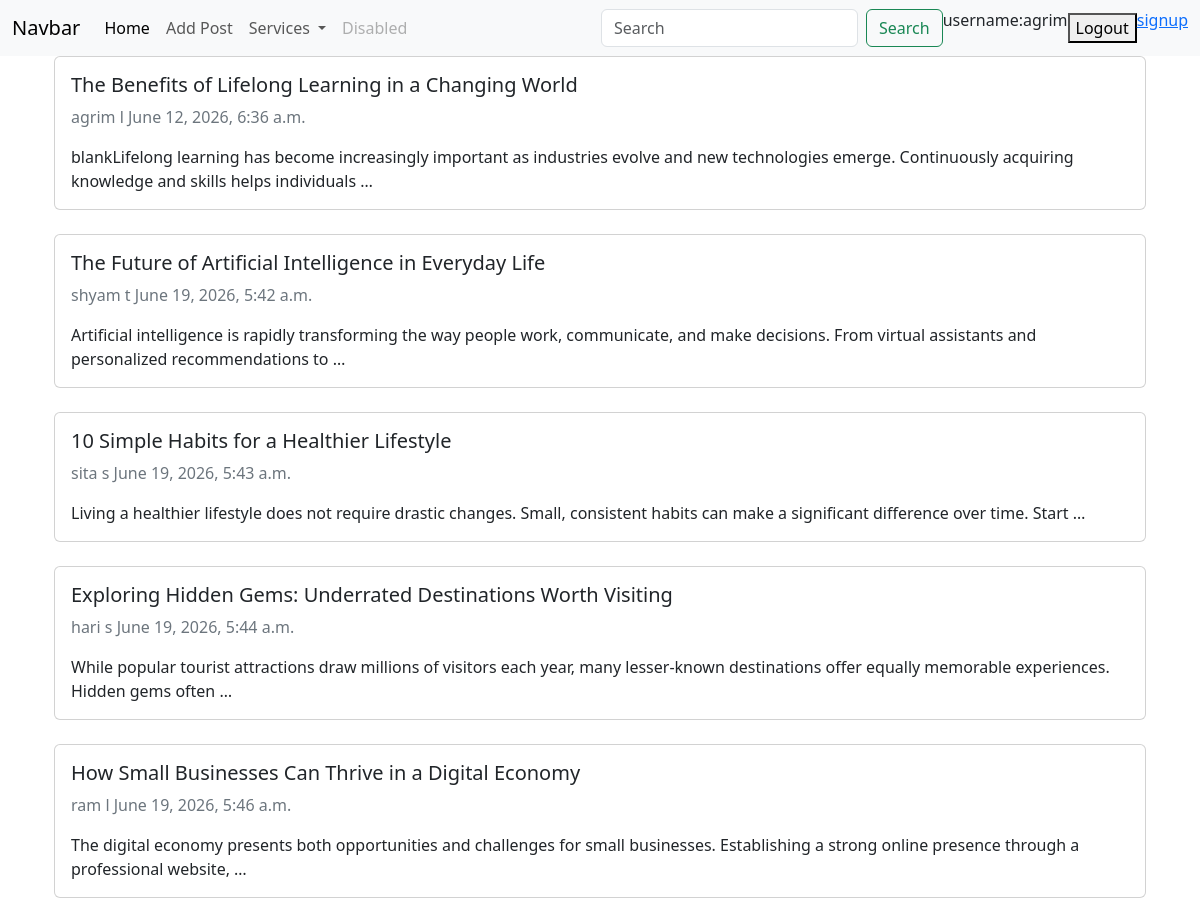
/all_post/ (signed in), run on an earlier commit of the app's database.
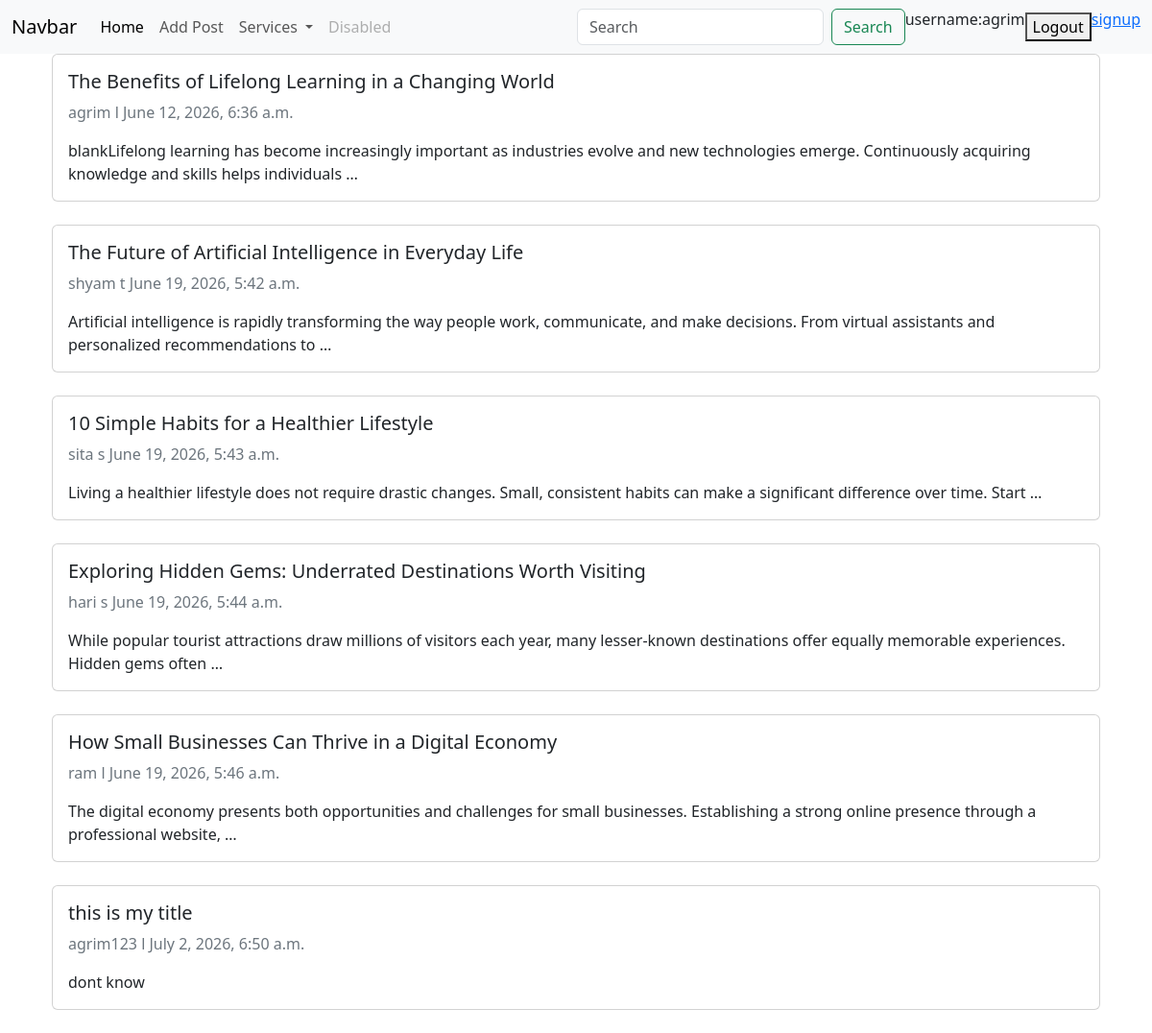
And on a later commit of the database.
### firstapp/models.py (models this page shows, shortened)
class Posts(models.Model):
    POST_CHOICES=[
        ('l','literature'),
        ('s','sports'),
        ('t','technology')
    ]
    class Meta:
        verbose_name='Post'
        verbose_name_plural='Posts'
    author=models.CharField(default="unknown", max_length=100)
    category=models.CharField(choices=POST_CHOICES)
    title=models.CharField(max_length=200)
    image_url=models.URLField(null=True, blank=True)
    status=models.CharField(max_length=20)
    content=models.TextField()
    slug=models.CharField(unique=True)
    created_at=models.DateTimeField(auto_now_add=True)
    updated_at=models.DateTimeField(auto_now=True)

### firstapp/views.py (the view)
# urls.py: path('all_post/',views.get_post_view,name='all_post'),
@login_required
def get_post_view(request):
     posts=Posts.objects.all()
     error_message ="something went wrong."
     return render(request, "firstapp/all_post.html", {"posts": posts,"error_message" : error_message})

### firstapp/templates/firstapp/all_post.html
{%extends "firstapp/index.html"%}
{%block content%}
{%if posts%}
{%for post in posts%}
<main class="container">
    <a href="{%url 'post_detail' post.id%}" class="text-decoration-none">
        <div class="card mb-4">
            <div class="card-body">
            <h5 class="card-title">{{post.title}}</h5>
                <p class="text-secondary">
                    <span>{{post.author}}</span>
                    <span>{{post.category}}</span>
                    <span>{{post.created_at}}</span>
                </p>
                 <p class="card-text">{{post.content|truncatewords:20}}</p>
            </div>
        </div>
    </a>
</main>
{%endfor%}
{%else%}
<p>no post available</p>
{{error_message}}
{%endif%}
{%endblock content%}

What changed in the data, as far as the page shows it:
added Posts: title "this is my title", author "agrim123", category "l", created_at "July 2, 2026, 6:50 a.m.", content "dont know"
